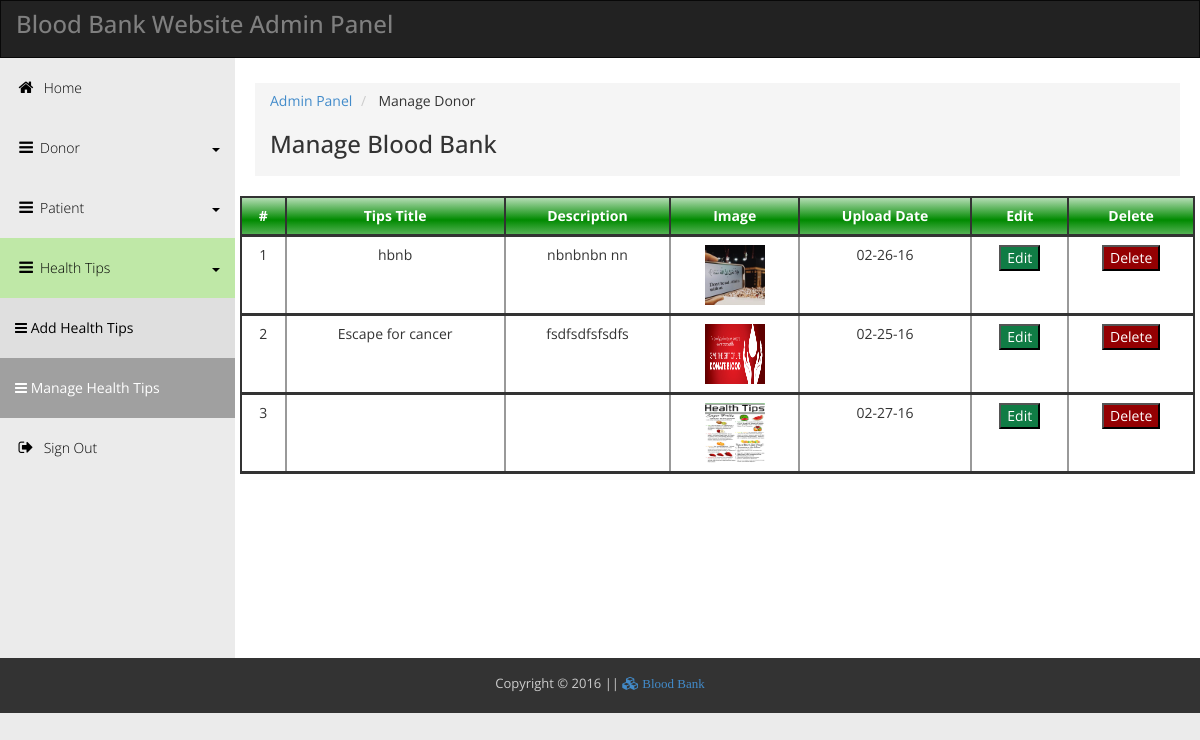
Page /admin/manage_tips.php (signed in) on the committed database.
### tables this page shows
CREATE TABLE IF NOT EXISTS `health_tips` (
  `tips_id` int(11) NOT NULL,
  `tips_title` varchar(200) NOT NULL,
  `tips_description` text NOT NULL,
  `upload_date` varchar(32) NOT NULL,
  `tips_image` varchar(100) NOT NULL
);

### admin/manage_tips.php (the view, shortened to what this page needs)
<!DOCTYPE html>
<head>
<?php include 'include/Header.php'; ?>
<link rel="stylesheet" href="css/pagination.css">
</head>
<body>
<?php include 'include/Topbar.php'; ?>
<div class="template-page-wrapper">
	  <div class="navbar-collapse collapse templatemo-sidebar">
		<?php include 'include/Left_sidebar.php'; ?>
	  </div>
	  <div class="templatemo-content-wrapper">
		<div class="templatemo-content" align="left";>
		  <ol class="breadcrumb">
			<li><a href="login_process.php">Admin Panel</a></li>
			<li> Manage Donor </li>
				<h1>Manage Blood Bank</h1>
		  </ol>
		  <div class="row animfade">
<body style="text-align:center;">
     <div class="table-responsive"><table class="table" align="center" bgcolor="#F9F9F9" width="100">
            <tr>
                <th>#</th>
                <th>Tips Title</th>
                <th>Description</th>
                <th>Image</th>
                <th>Upload Date</th>
                <th>Edit</th>
                <th>Delete</th>
            </tr>
<?php
include("../database/connect.php");
	$get_donor= "select * from health_tips";
	$run=mysqli_query($connection, $get_donor);
	$i=1;
	while($row=mysqli_fetch_assoc($run)){
	        $tips_id=$row['tips_id'];
			$tips_title=$row['tips_title'];
			$description=$row['tips_description'];
			$tips_image=$row['tips_image'];
			$upload_date=$row['upload_date'];
	?>
            <tr class="view" align="center">
                <td><?php echo $i++; ?></td>
                <td><?php echo $tips_title; ?></td>
                <td><?php echo $description; ?></td>
                <td><img src="tips_images/<?php echo $tips_image; ?>" width="60" height="60" ></td>
                <td><?php echo $upload_date; ?></td>
                <td><a href="edit_tips.php?edit=<?php echo $tips_id; ?>"><button>Edit</button></a></td>
                <td><a href="delete_tips.php?delete=<?php echo $tips_id; ?>" onClick="return confirm('Are you sure?')";><button style="background:#940002;">Delete</button></a></td>
            </tr>
  <?php } ?>
    </table></div>
</div>
</div>
</div>
	</div>
	  <footer class="templatemo-footer">
		 <?php include 'include/Footer.php'; ?>
	  </footer>
  </body>
</html>

### admin/css/templatemo_main.css (style rules this page uses)
* { font-family: 'Open Sans', sans-serif; }
body { background-color: rgb(235,235,235); }
h1 { font-size: 24px; }
.templatemo-content-wrapper { float: left; width: 100%; }
.templatemo-content { margin-left: 235px; margin-top: 0px; min-height: 600px; padding: 25px 20px 0 20px; background-color: white; overflow-x: hidden; }
.templatemo-footer { clear: both; font-size: 13px; padding: 8px 0 5px 0; text-align: center; color: #ccc; background-color: #333; }
.templatemo-sidebar { padding: 0; margin-top: 0px; }
.nav-pills>li>a, .nav-tabs>li>a, .alert, .progress, .panel, .btn, .panel-group .panel, .form-control, .modal-content, .breadcrumb { border-radius: 0; }
@media screen and (min-width: 992px) { .templatemo-sidebar { width: 235px; float: left; position: relative; margin-right: -100%; } }

### admin/css/custom_style.css (style rules this page uses)
th { background: rgb(180,221,180); background: -moz-linear-gradient(top, rgb(180,221,180) 0%, rgb(0,138,0) 61%, rgb(82,177,82) 99%, rgb(0,138,0) 100%, rgb(131,199,131) 100%, rgb(0,36,0) 100%); background: -webkit-gradient(linear, left top, left bottom, color-stop(0%,rgb(180,221,180)), color-stop(61%,rgb(0,138,0)), color-stop(99%,rgb(82,177,82)), color-stop(100%,rgb(0,138,0)), color-stop(100%,rgb(131,199,131)), color-stop(100%,rgb(0,36,0))); background: -webkit-linear-gradient(top, rgb(180,221,180) 0%,rgb(0,138,0) 61%,rgb(82,177,82) 99%,rgb(0,138,0) 100%,rgb(131,199,131) 100%,rgb(0,36,0) 100%); background: -o-linear-gradient(top, rgb(180,221,180) 0%,rgb(0,138,0) 61%,rgb(82,177,82) 99%,rgb(0,138,0) 100%,rgb(131,199,131) 100%,rgb(0,36,0) 100%); background: -ms-linear-gradient(top, rgb(180,221,180) 0%,rgb(0,138,0) 61%,rgb(82,177,82) 99%,rgb(0,138,0) 100%,rgb(131,199,131) 100%,rgb(0,36,0) 100%); background: linear-gradient(to bottom, rgb(180,221,180) 0%,rgb(0,138,0) 61%,rgb(82,177,82) 99%,rgb(0,138,0) 100%,rgb(131,199,131) 100%,rgb(0,36,0) 100%); filter: progid:DXImageTransform.Microsoft.gradient( startColorstr='#b4ddb4', endColorstr='#002400',GradientType=0 ); color:#fff; text-align:center; }
.animfade { animation: fadeIn .6s ease-in-out ; -webkit-animation : fadeIn .6s ease-in-out; }
.table td { text-align:inherit; }

### admin/manage_tips.php (style rules this page uses)
table { border:2px solid #333; }
td,tr,th { margin:0; padding:15px; }
th { border-left:2px solid #333; border-bottom:3px solid #333; }
td { border-left:2px solid #999; border-bottom:3px solid #333; }
th:first-child { border-left:none; padding:5px; }
td:first-child { border-left:none; padding:5px; }
button { color:white; background:#107C45; }

### rows in the picture
health_tips: tips_title "hbnb", tips_description "nbnbnbn nn", tips_image (picture), upload_date "02-26-16"
health_tips: tips_title "Escape for cancer", tips_description "fsdfsdfsfsdfs", tips_image (picture), upload_date "02-25-16"
health_tips: tips_image (picture), upload_date "02-27-16"
